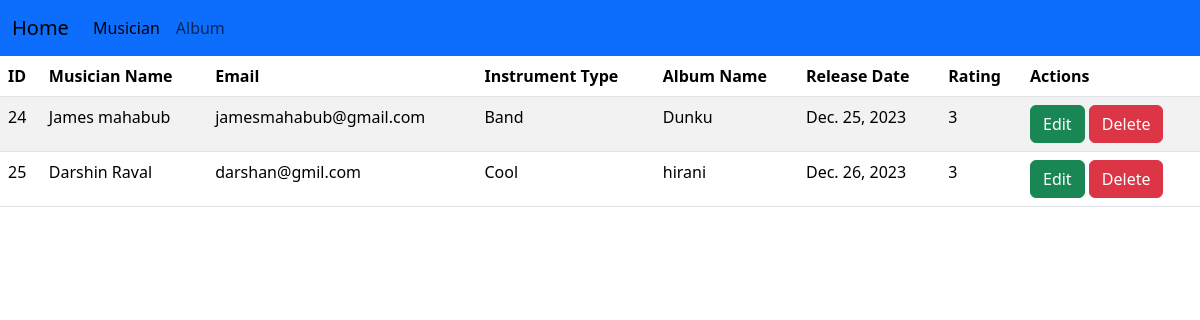
The page / on the database its author committed.
### album_app/models.py (models this page shows, shortened)
class AlbumModel(models.Model):
    Album_name = models.CharField(max_length=30)
    ReleaseDate = models.DateField()
    int_choices = [(1, '1'), (2, '2'), (3, '3'), (4, '4'), (5, '5')]
    Rating = models.PositiveSmallIntegerField(choices=int_choices)
    First_Name = models.ForeignKey(Musician, on_delete=models.CASCADE, default=None)

### musician_app/models.py (models this page shows, shortened)
class Musician(models.Model):
    First_Name = models.CharField(max_length=30)
    Last_Name = models.CharField(max_length=25)
    Email = models.EmailField()
    Phone_number = models.CharField(max_length=14)
    Instrument_Type = models.CharField(max_length=40)

### Musicians_Directory/views.py (the view)
# urls.py: 2. Add a URL to urlpatterns:  path('', Home.as_view(), name='home')
def Home(request):
    albums = AlbumModel.objects.all()
    return render(request, 'home.html', {'musician_albums': albums})

### templates/home.html
{% extends 'base.html' %}
{% block Home_block %}
  <table class="table table-striped">
    <thead>
      <tr>
        <th scope="col">ID</th>
        <th scope="col">Musician Name</th>
        <th scope="col">Email</th>
        <th scope="col">Instrument Type</th>
        <th scope="col">Album Name</th>
        <th scope="col">Release Date</th>
        <th scope="col">Rating</th>
        <th scope="col">Actions</th>
      </tr>
    </thead>
    <tbody>
      {% for entry in musician_albums %}
          <tr>
            <td>{{ entry.id }}</td>
            <td>{{ entry.First_Name.First_Name }} {{ entry.First_Name.Last_Name }}</td>
            <td>{{ entry.First_Name.Email }}</td>
            <td>{{ entry.First_Name.Instrument_Type }}</td>
              <td>{{ entry.Album_name }}</td>
              <td>{{ entry.ReleaseDate }}</td>
              <td>{{ entry.Rating }}</td>
            <td>
              <a href=" {% url 'editedbutton' entry.id %} " class="btn btn-success">Edit</a>
              <a href=" {% url 'deletebutton' entry.id %} " class="btn btn-danger">Delete</a>
            </td>
          </tr>
      {% endfor %}
    </tbody>
  </table>
{% endblock %}

### templates/base.html (shortened to what this page needs)
<!DOCTYPE html>
<html lang="en">
<head>
    <link href="https://cdn.jsdelivr.net/npm/bootstrap@5.3.2/dist/css/bootstrap.min.css" rel="stylesheet">
</head>
<body>
    <nav class="navbar navbar-expand-lg bg-primary">
        <div class="container-fluid">
          <a class="navbar-brand" href=" {% url 'Homepage' %} ">Home</a>
          <div class="collapse navbar-collapse" id="navbarSupportedContent">
            <ul class="navbar-nav me-auto mb-2 mb-lg-0">
              <li class="nav-item">
                <a class="nav-link active" aria-current="page" href="{% url 'musicpage' %}">Musician</a>
              </li>
              <li class="nav-item">
                <a class="nav-link" href="{% url 'albumpage' %}">Album</a>
              </li>
            </ul>
          </div>
        </div>
      </nav>
      {% block Home_block %}
    {% endblock  %}
</body>
</html>

### rows shown on the page
AlbumModel: id "24", First_Name.First_Name "James", First_Name.Last_Name "mahabub", First_Name.Email "jamesmahabub@gmail.com", First_Name.Instrument_Type "Band", Album_name "Dunku", ReleaseDate "Dec. 25, 2023", Rating "3"
AlbumModel: id "25", First_Name.First_Name "Darshin", First_Name.Last_Name "Raval", First_Name.Email "darshan@gmil.com", First_Name.Instrument_Type "Cool", Album_name "hirani", ReleaseDate "Dec. 26, 2023", Rating "3"
